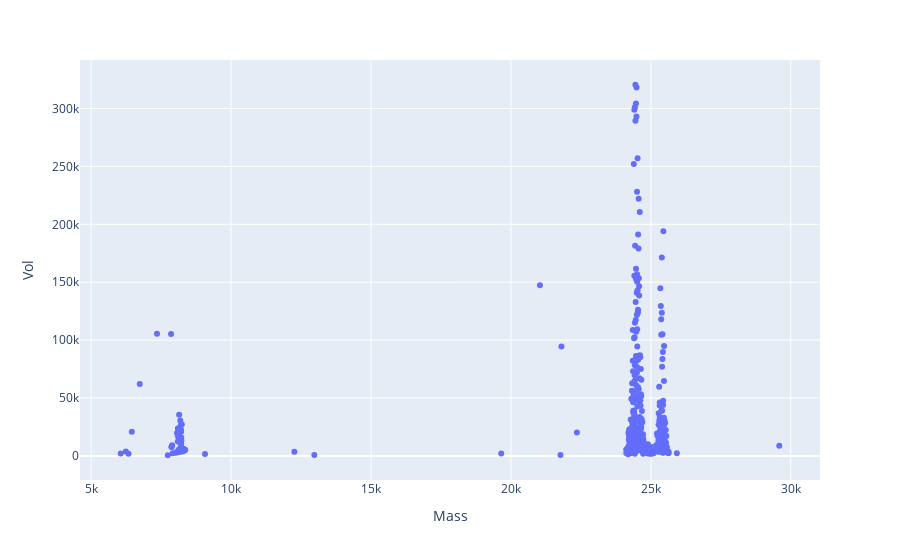
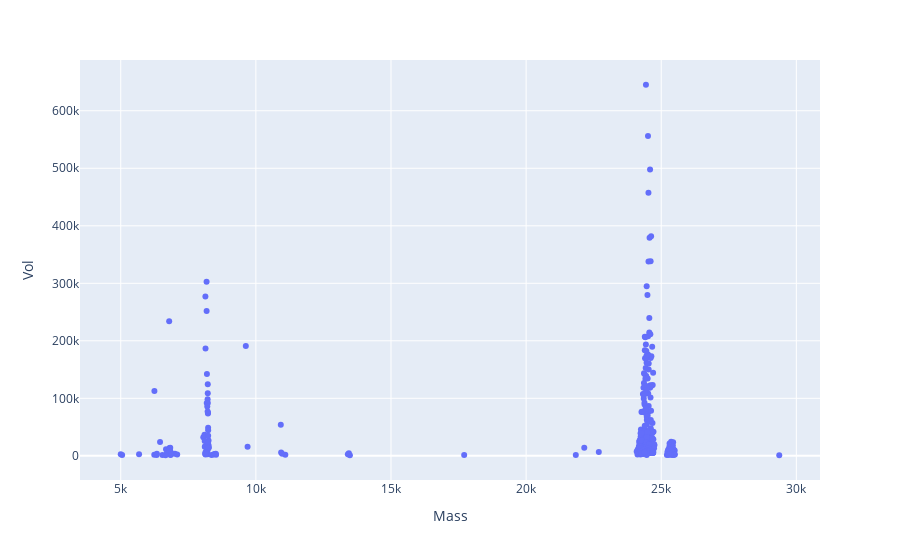

The code cell stored with these charts, in order, in its notebook:
### Code cell
# plotly_zone(df_control[(df_control.Mass>24000)&(df_control.Mass<26000)], y='Vol')
# plotly_zone(df_control_alkb[(df_control_alkb.Mass>24000)&(df_control_alkb.Mass<26000)], y='Vol')
plotly_zone(df_control[df_control.Mass>5000], y='Vol')
plotly_zone(df_control_alkb[df_control_alkb.Mass>5000], y='Vol')

### Figure 1 — Plotly figure (JSON) as saved in the notebook; plotly's stock layout.template omitted (floating-point values rounded to 4 significant figures; data arrays with more than 128 entries replaced by an {"elided": "..."} marker saying what was removed)
{"data": [{"hovertemplate": "Mass=%{x}<br>Vol=%{y}<extra></extra>", "legendgroup": "", "marker": {"color": "#636efa", "symbol": "circle"}, "mode": "markers", "name": "", "orientation": "v", "showlegend": false, "type": "scatter", "x": {"elided": "439 float values"}, "xaxis": "x", "y": {"elided": "439 float values"}, "yaxis": "y"}], "layout": {"legend": {"tracegroupgap": 0}, "margin": {"t": 60}, "xaxis": {"anchor": "y", "domain": [0, 1], "title": {"text": "Mass"}}, "yaxis": {"anchor": "x", "domain": [0, 1], "title": {"text": "Vol"}}}}

### Figure 2 — Plotly figure (JSON) as saved in the notebook; plotly's stock layout.template omitted (floating-point values rounded to 4 significant figures; data arrays with more than 128 entries replaced by an {"elided": "..."} marker saying what was removed)
{"data": [{"hovertemplate": "Mass=%{x}<br>Vol=%{y}<extra></extra>", "legendgroup": "", "marker": {"color": "#636efa", "symbol": "circle"}, "mode": "markers", "name": "", "orientation": "v", "showlegend": false, "type": "scatter", "x": {"elided": "353 float values"}, "xaxis": "x", "y": {"elided": "353 float values"}, "yaxis": "y"}], "layout": {"legend": {"tracegroupgap": 0}, "margin": {"t": 60}, "xaxis": {"anchor": "y", "domain": [0, 1], "title": {"text": "Mass"}}, "yaxis": {"anchor": "x", "domain": [0, 1], "title": {"text": "Vol"}}}}
